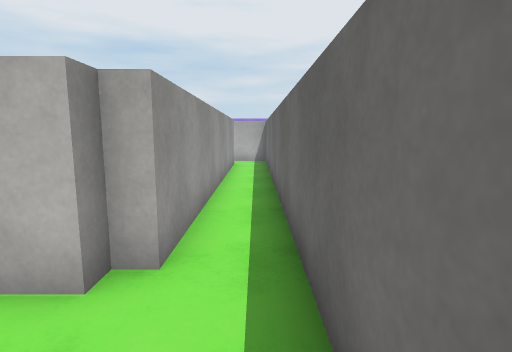
[1] (above)

16 first-person views from a walk through a scene from a Unity 3-D project. The camera is 1.4 m above the floor, tilts 8° down and sees 80° across. The floor is counted in squares, 1 m on a side. Each view is taken from the middle of a square. On the plan, view 1 faces up. The plan holds only what a view shows up to about 14 squares ahead; the rest is blank. The place goes on beyond the plan. The player is left out. Surface patterns are stand-ins for the level's own textures.

[2]
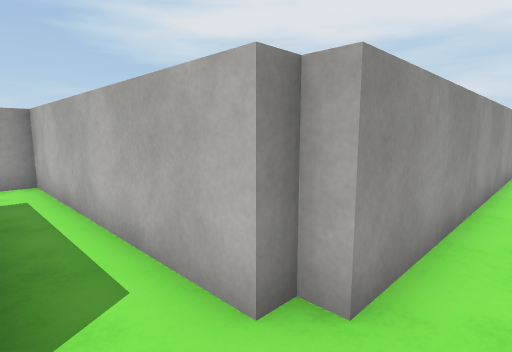

[3]
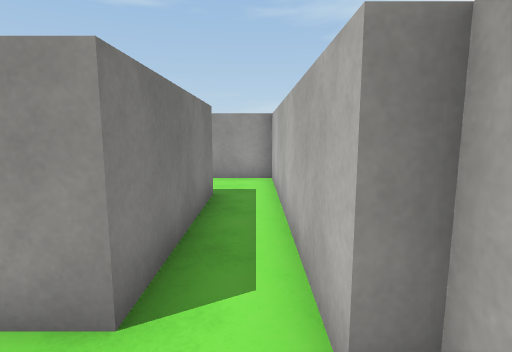

[4]
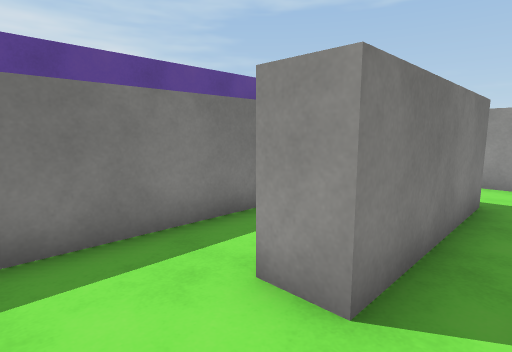

[5]
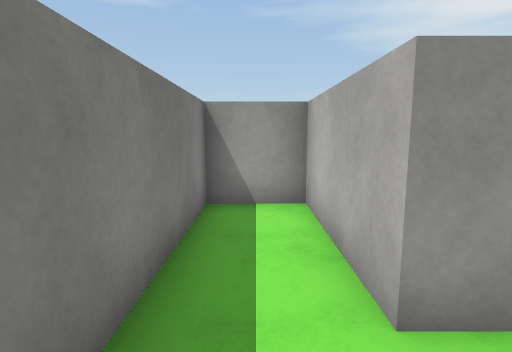

[6]
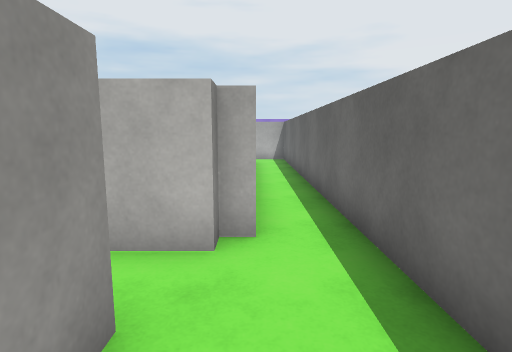

[7]
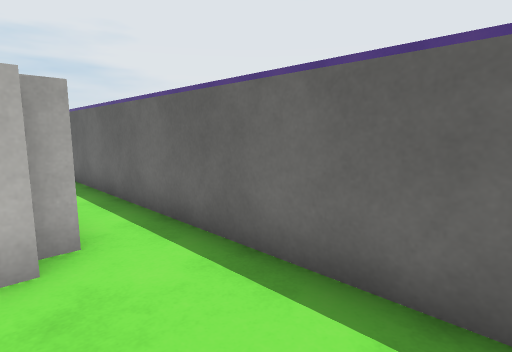

[8]
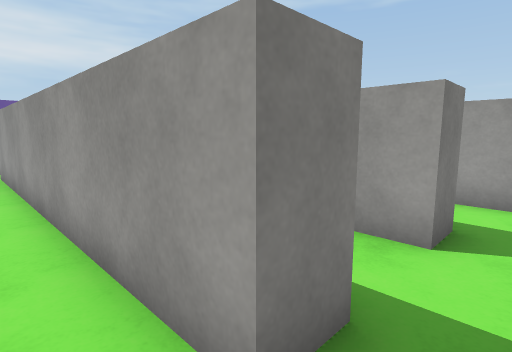

[9]
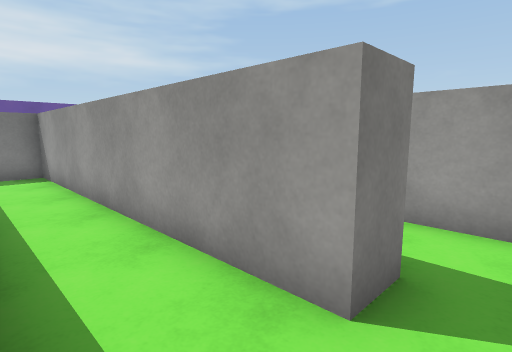

[10]
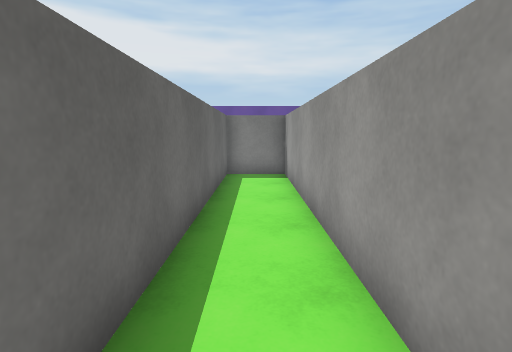

[11]
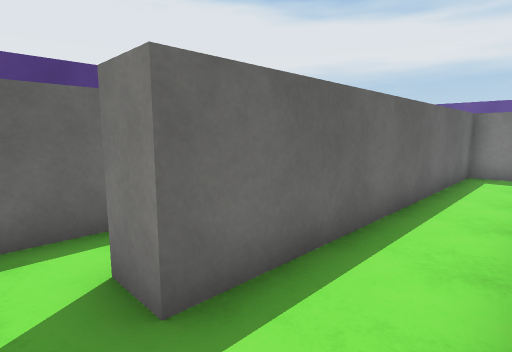

[12]
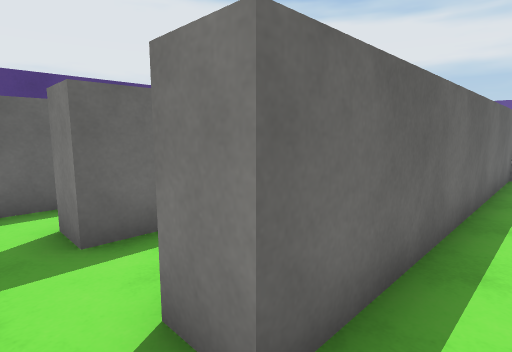

[13]
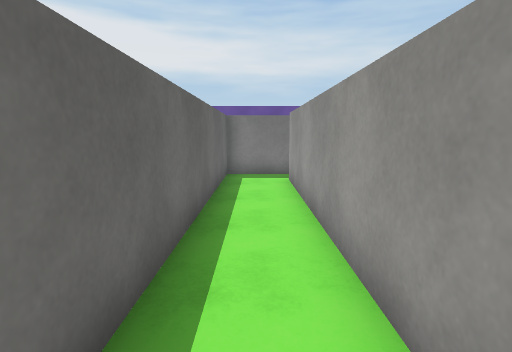

[14]
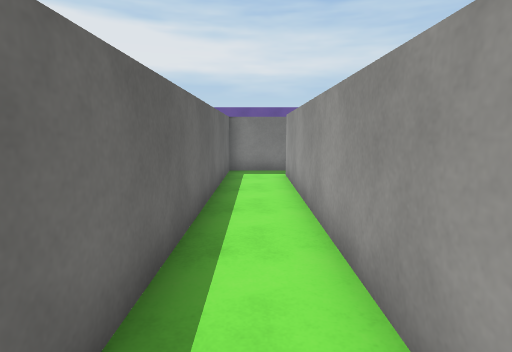

[15]
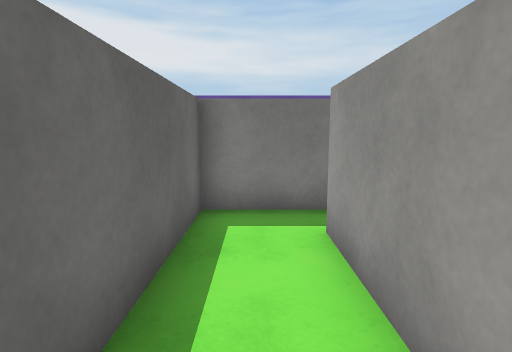

[16]
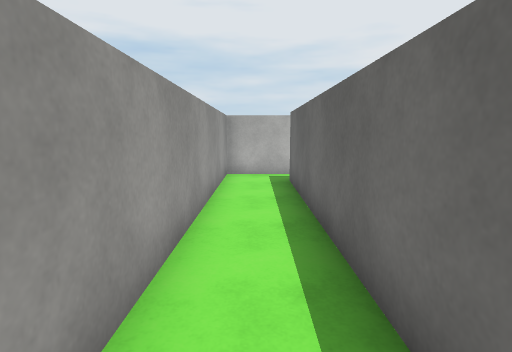

### Floor plan
Points are (right, up) in squares from view 1. A wall is a line through its corners. A room is listed if a view was taken in it or the views show most of it. See-through windows are left out.
Room 1 (views 1, 2, 3, 4, 8)
walls: (0.5, -1) (0.5, 14.8); (-7.1, 1) (-2, 1) (-2, 0); (-1, 14) (-1, 3) (-1.5, 3) (-1.5, 2.5) (-9.5, 2.5) (-9.5, 1.6)
ways out: opening at (-0.5, 0.5) to room 2; opening at (-1.5, 15) to room 3; opening at (-8.5, 0.5)
Room 2 (views 5, 6, 7)
walls: (-2, 0) (-6, 0) (-6, -2) (-0.2, -2)
ways out: opening at (-0.5, 0.5) to room 1
Room 3 (views 9, 10)
walls: (-4, 14) (-4, 3.5) (-2, 3.5) (-2, 14) (-1, 14)
ways out: opening at (-1.5, 15) to room 1; opening at (-4.5, 15) to room 4
Room 4 (views 11, 12, 13, 14, 15, 16)
walls: (-4.8, 15.5) (-7, 15.5) (-7, 4.8); (-7.4, 3.5) (-5, 3.5) (-5, 14) (-4, 14)
ways out: opening at (-4.5, 15) to room 3; opening at (-7.5, 4)

Positions as (right, up) in squares from view 1, and headings:
1: (0, 0), facing up
2: (0, 1), facing up-left
3: (0, 2), facing left
4: (0, 2), facing down-left
5: (0, -1), facing left
6: (-1, -1), facing up
7: (-2, -1), facing up-right
8: (0, 15), facing down-left
9: (-2, 15), facing down-left
10: (-3, 14), facing down
11: (-4, 15), facing down-right
12: (-6, 15), facing down-right
13: (-6, 14), facing down
14: (-6, 15), facing down
15: (-6, 9), facing down
16: (-6, 5), facing up
